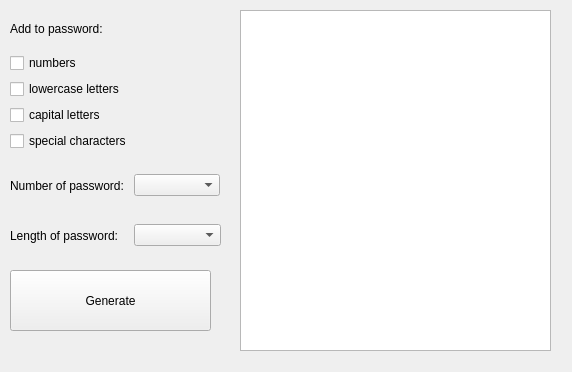
<?xml version="1.0" encoding="UTF-8"?>
<ui version="4.0">
 <class>Password_Generator</class>
 <widget class="QMainWindow" name="Password_Generator">
  <property name="geometry">
   <rect>
    <x>0</x>
    <y>0</y>
    <width>572</width>
    <height>372</height>
   </rect>
  </property>
  <property name="windowTitle">
   <string>Password_Generator</string>
  </property>
  <property name="windowIcon">
   <iconset resource="resources.qrc">
    <normaloff>:/image/img/froggi (2).png</normaloff>:/image/img/froggi (2).png</iconset>
  </property>
  <widget class="QWidget" name="centralwidget">
   <widget class="QWidget" name="verticalLayoutWidget">
    <property name="geometry">
     <rect>
      <x>10</x>
      <y>10</y>
      <width>191</width>
      <height>141</height>
     </rect>
    </property>
    <layout class="QVBoxLayout" name="verticalLayout">
     <item>
      <widget class="QLabel" name="add">
       <property name="text">
        <string>Add to password:</string>
       </property>
      </widget>
     </item>
     <item>
      <widget class="QCheckBox" name="numbers">
       <property name="text">
        <string>numbers</string>
       </property>
      </widget>
     </item>
     <item>
      <widget class="QCheckBox" name="lowercase_letters">
       <property name="text">
        <string>lowercase letters</string>
       </property>
      </widget>
     </item>
     <item>
      <widget class="QCheckBox" name="capital_letters">
       <property name="text">
        <string>capital letters</string>
       </property>
      </widget>
     </item>
     <item>
      <widget class="QCheckBox" name="special_characters">
       <property name="text">
        <string>special characters</string>
       </property>
      </widget>
     </item>
    </layout>
   </widget>
   <widget class="QWidget" name="gridLayoutWidget">
    <property name="geometry">
     <rect>
      <x>240</x>
      <y>10</y>
      <width>311</width>
      <height>341</height>
     </rect>
    </property>
    <layout class="QGridLayout" name="gridLayout">
     <item row="0" column="0">
      <widget class="QListWidget" name="ListPasswords"/>
     </item>
    </layout>
   </widget>
   <widget class="QPushButton" name="pushButton">
    <property name="geometry">
     <rect>
      <x>10</x>
      <y>270</y>
      <width>201</width>
      <height>61</height>
     </rect>
    </property>
    <property name="text">
     <string>Generate</string>
    </property>
   </widget>
   <widget class="QWidget" name="horizontalLayoutWidget">
    <property name="geometry">
     <rect>
      <x>10</x>
      <y>160</y>
      <width>210</width>
      <height>51</height>
     </rect>
    </property>
    <layout class="QHBoxLayout" name="horizontalLayout">
     <item>
      <widget class="QLabel" name="display">
       <property name="text">
        <string>Number of password: </string>
       </property>
      </widget>
     </item>
     <item>
      <widget class="QComboBox" name="number_of_pass"/>
     </item>
    </layout>
   </widget>
   <widget class="QWidget" name="horizontalLayoutWidget_2">
    <property name="geometry">
     <rect>
      <x>10</x>
      <y>210</y>
      <width>211</width>
      <height>51</height>
     </rect>
    </property>
    <layout class="QHBoxLayout" name="horizontalLayout_2">
     <item>
      <widget class="QLabel" name="length">
       <property name="text">
        <string>Length of password:   </string>
       </property>
      </widget>
     </item>
     <item>
      <widget class="QComboBox" name="length_of_pass"/>
     </item>
    </layout>
   </widget>
  </widget>
 </widget>
 <resources>
  <include location="resources.qrc"/>
 </resources>
 <connections/>
</ui>
